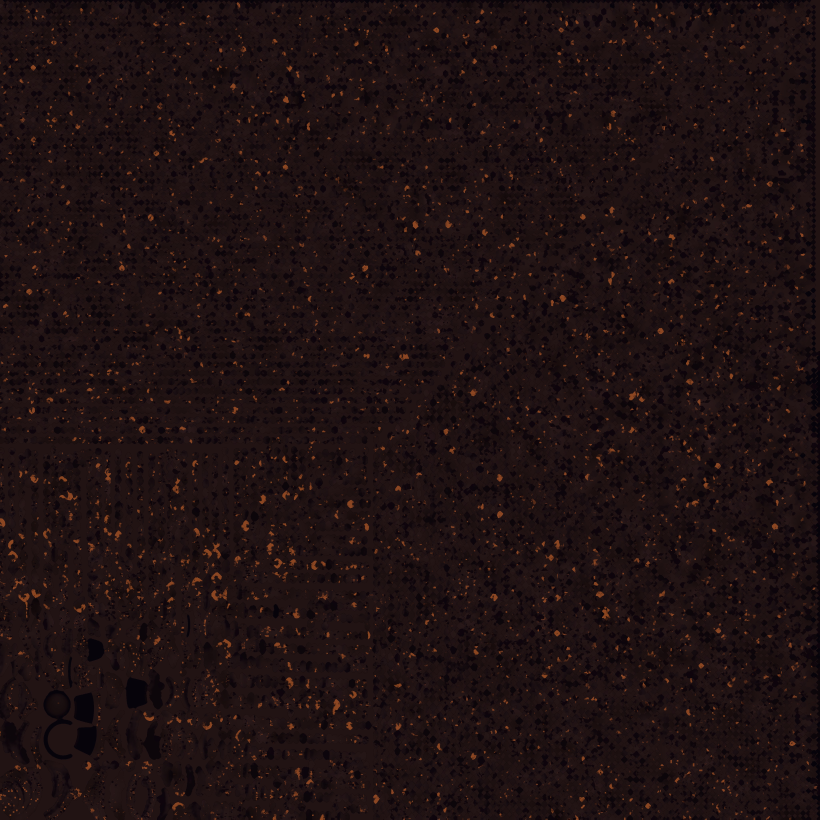
#> input picture tex/v15_albedo.jpg, 4096 x 4096 px, given in place of bake_col1.png, which was not available (shown at 1/5 size)
$ python compose_v11.py
#> lines starting #> are read from the running program, lines starting #| are printed output that depends on the picture
# v11 stage C (system python): build the final maps in the GLB's UV space from the bakes
#   albedo  : near-black bronze body (GLB albedo only as low-contrast macro variation) + copper on scale free edges / crests
#             + deep plum in gaps / pits; funnel texels dark violet
#   mr      : G roughness (sharper body specular, matte cavities), B metal (copper edges most metallic)
#   emit    : funnel only - streaky violet rings, bright near the Ø26 mouth, dark gaps
#   normal  : tangent bake (scales), ao: bake x cavity
import os, json, numpy as np
from PIL import Image
from scipy.ndimage import gaussian_filter, maximum_filter
C = os.environ.get('V11_CACHE', '/tmp/v11'); R = '/workspace/outputs/black_hole_structure/'; T = R + 'tex/'
E = lambda k, d: float(os.environ.get(k, d)); W = int(os.environ.get('ALB_RES', 4096))
def load(p, size, mode='RGB'):
#> called with p = '/tmp/v11/bake_col1.png', size = 4096, mode = 'RGB'
    im = Image.open(p).convert(mode)
#> im is the input picture: PIL image 4096x4096 RGB; mean R, G, B 30.4, 16.8, 17.5
    if im.size != (size, size): im = im.resize((size, size), Image.LANCZOS)
    return np.asarray(im).astype(np.float32) / 255
def s2l(x): return np.where(x > 0.04045, ((x + 0.055) / 1.055) ** 2.4, x / 12.92)
def l2s(x): x = np.clip(x, 0, 1); return np.where(x > 0.0031308, 1.055 * x ** (1 / 2.4) - 0.055, 12.92 * x)
def sstep(a, b, x): t = np.clip((x - a) / (b - a), 0, 1); return t * t * (3 - 2 * t)
c1 = load(C + '/bake_col1.png', W); c2 = load(C + '/bake_col2.png', W); ao = load(C + '/bake_ao.png', W, 'L')
#> call 2 of load, with p = '/tmp/v11/bake_col2.png', size = 4096, mode = 'RGB'
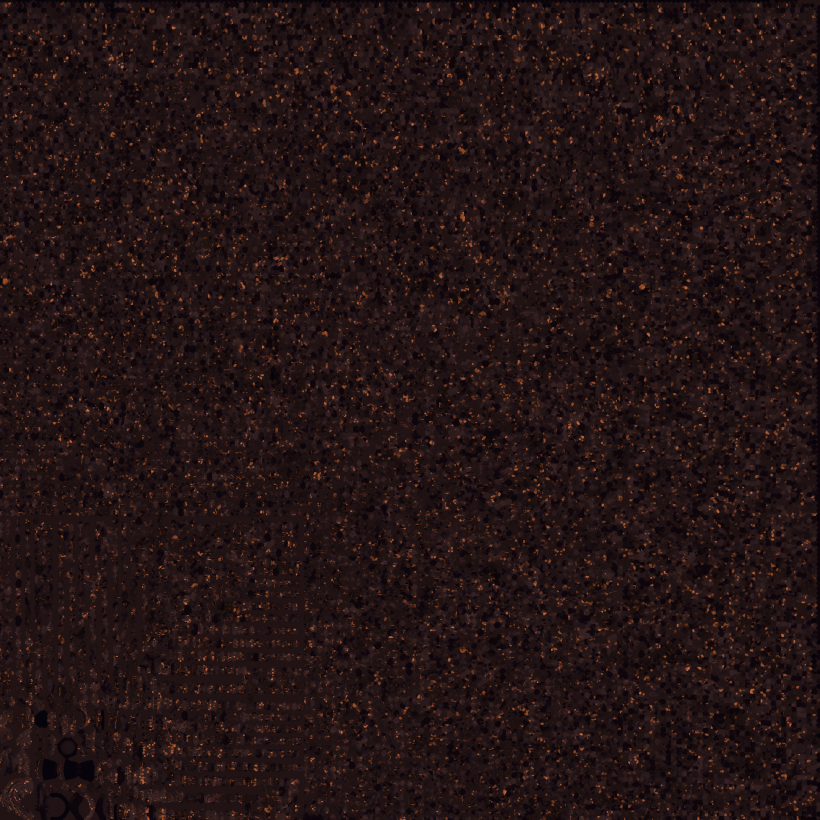
#> input picture tex/v16_albedo.jpg, 4096 x 4096 px, given in place of bake_col2.png, which was not available (shown at 1/5 size)
#> in load, im is the input picture: PIL image 4096x4096 RGB; mean R, G, B 35.5, 19.9, 20.1
#> call 3 of load, with p = '/tmp/v11/bake_ao.png', size = 4096, mode = 'L'
#> in load (call 3), `im = Image.open(p).convert(mode)`:
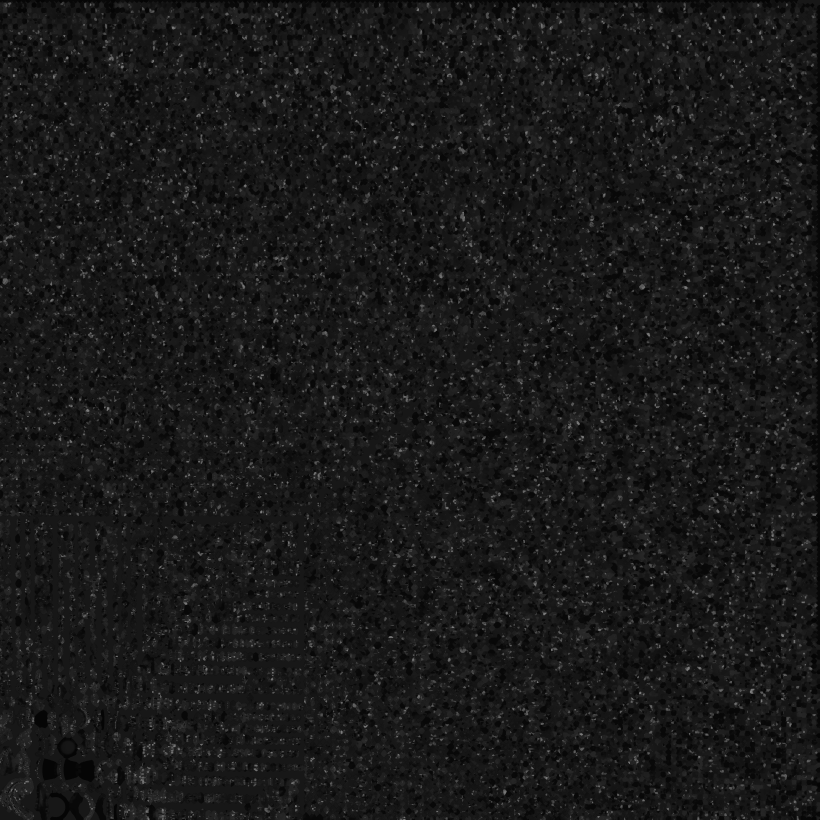
#> im: PIL image 4096x4096 L (shown at 1/5 size); min 0, max 147, mean 24.6
glb = load(R + 'v10/tex/v10_albedo.jpg', W)                     # v10 graded GLB albedo (bronze), macro variation only
#> call 4 of load, with size = 4096, mode = 'RGB'
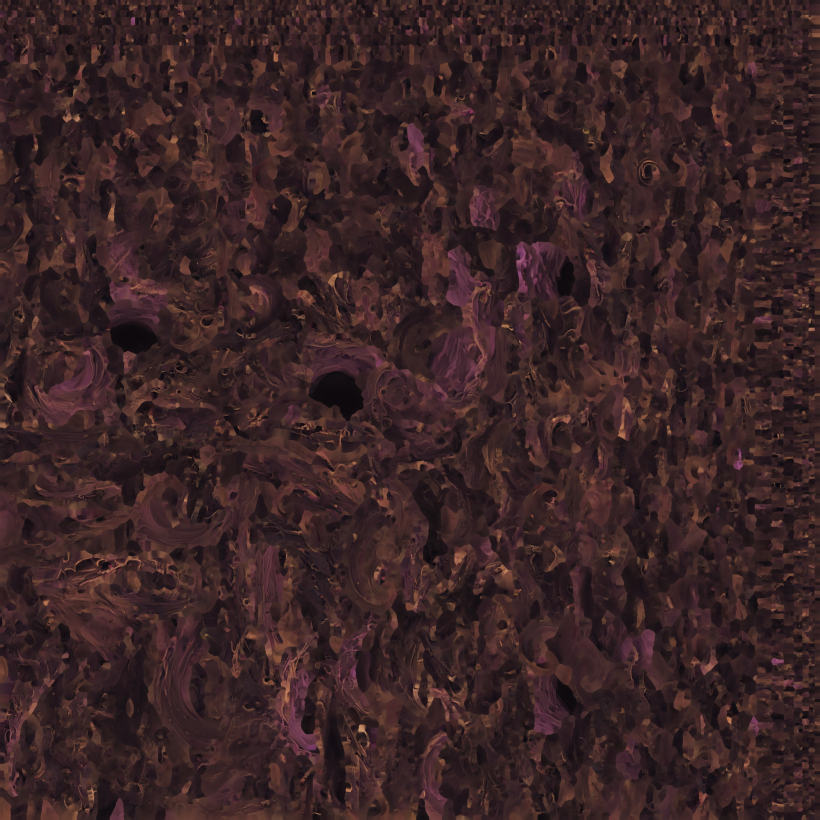
#> input picture tex/v10_albedo.jpg, 4096 x 4096 px, found by its file name (shown at 1/5 size)
#> in load, im is the input picture: PIL image 4096x4096 RGB; mean R, G, B 58, 35.8, 37.4
#> (the run stopped early here; a loop or call above may not have finished)
